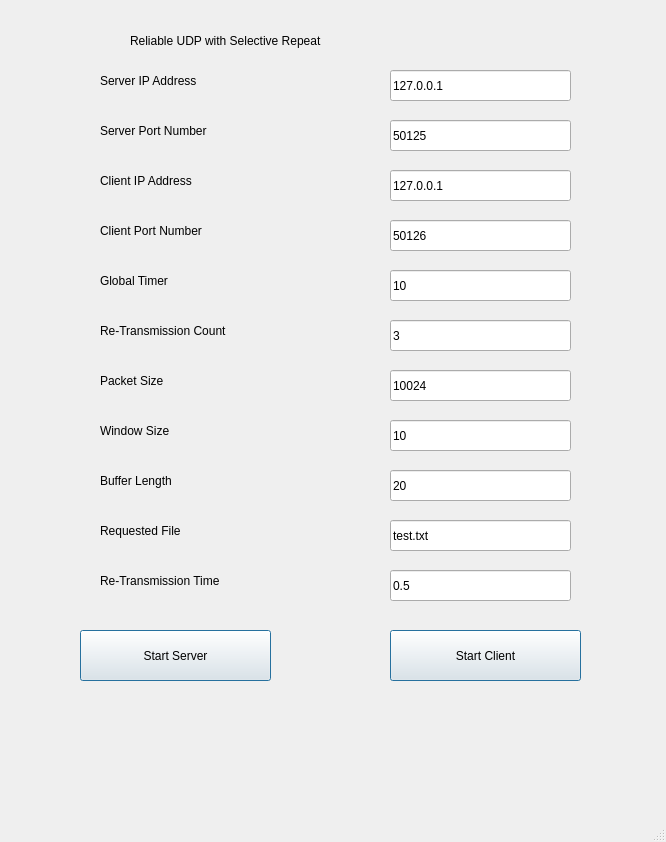
<?xml version="1.0" encoding="UTF-8"?>
<ui version="4.0">
    <class>RUDP_SR</class>
    <widget class="QMainWindow" name="RUDP_SR">
    <property name="geometry">
    <rect>
    <x>0</x>
    <y>0</y>
    <width>666</width>
    <height>842</height>
    </rect>
    </property>
    <property name="windowTitle">
    <string>MainWindow</string>
    </property>
    <widget class="QWidget" name="centralwidget">
    <widget class="QLabel" name="label">
    <property name="geometry">
        <rect>
        <x>100</x>
        <y>60</y>
        <width>191</width>
        <height>41</height>
        </rect>
    </property>
    <property name="styleSheet">
        <string notr="true">font: 14pt &quot;MS Shell Dlg 2&quot;;</string>
    </property>
    <property name="text">
        <string>Server IP Address</string>
    </property>
    </widget>
    <widget class="QLabel" name="label_8">
    <property name="geometry">
        <rect>
        <x>100</x>
        <y>160</y>
        <width>191</width>
        <height>41</height>
        </rect>
    </property>
    <property name="styleSheet">
        <string notr="true">font: 14pt &quot;MS Shell Dlg 2&quot;;</string>
    </property>
    <property name="text">
        <string>Client IP Address</string>
    </property>
    </widget>
    <widget class="QLabel" name="label_9">
    <property name="geometry">
        <rect>
        <x>100</x>
        <y>110</y>
        <width>211</width>
        <height>41</height>
        </rect>
    </property>
    <property name="styleSheet">
        <string notr="true">font: 14pt &quot;MS Shell Dlg 2&quot;;</string>
    </property>
    <property name="text">
        <string>Server Port Number</string>
    </property>
    </widget>
    <widget class="QLabel" name="label_10">
    <property name="geometry">
        <rect>
        <x>100</x>
        <y>260</y>
        <width>191</width>
        <height>41</height>
        </rect>
    </property>
    <property name="styleSheet">
        <string notr="true">font: 14pt &quot;MS Shell Dlg 2&quot;;</string>
    </property>
    <property name="text">
        <string>Global Timer</string>
    </property>
    </widget>
    <widget class="QLabel" name="label_11">
    <property name="geometry">
        <rect>
        <x>100</x>
        <y>210</y>
        <width>191</width>
        <height>41</height>
        </rect>
    </property>
    <property name="styleSheet">
        <string notr="true">font: 14pt &quot;MS Shell Dlg 2&quot;;</string>
    </property>
    <property name="text">
        <string>Client Port Number</string>
    </property>
    </widget>
    <widget class="QLabel" name="label_12">
    <property name="geometry">
        <rect>
        <x>100</x>
        <y>410</y>
        <width>191</width>
        <height>41</height>
        </rect>
    </property>
    <property name="styleSheet">
        <string notr="true">font: 14pt &quot;MS Shell Dlg 2&quot;;</string>
    </property>
    <property name="text">
        <string>Window Size</string>
    </property>
    </widget>
    <widget class="QLabel" name="label_13">
    <property name="geometry">
        <rect>
        <x>100</x>
        <y>360</y>
        <width>191</width>
        <height>41</height>
        </rect>
    </property>
    <property name="styleSheet">
        <string notr="true">font: 14pt &quot;MS Shell Dlg 2&quot;;</string>
    </property>
    <property name="text">
        <string>Packet Size</string>
    </property>
    </widget>
    <widget class="QLabel" name="label_14">
    <property name="geometry">
        <rect>
        <x>100</x>
        <y>310</y>
        <width>241</width>
        <height>41</height>
        </rect>
    </property>
    <property name="styleSheet">
        <string notr="true">font: 14pt &quot;MS Shell Dlg 2&quot;;</string>
    </property>
    <property name="text">
        <string>Re-Transmission Count</string>
    </property>
    </widget>
    <widget class="QLabel" name="label_15">
    <property name="geometry">
        <rect>
        <x>100</x>
        <y>510</y>
        <width>191</width>
        <height>41</height>
        </rect>
    </property>
    <property name="styleSheet">
        <string notr="true">font: 14pt &quot;MS Shell Dlg 2&quot;;</string>
    </property>
    <property name="text">
        <string>Requested File</string>
    </property>
    </widget>
    <widget class="QLabel" name="label_16">
    <property name="geometry">
        <rect>
        <x>100</x>
        <y>460</y>
        <width>191</width>
        <height>41</height>
        </rect>
    </property>
    <property name="styleSheet">
        <string notr="true">font: 14pt &quot;MS Shell Dlg 2&quot;;</string>
    </property>
    <property name="text">
        <string>Buffer Length</string>
    </property>
    </widget>
    <widget class="QLineEdit" name="server_ip">
    <property name="geometry">
        <rect>
        <x>390</x>
        <y>70</y>
        <width>181</width>
        <height>31</height>
        </rect>
    </property>
    <property name="text">
        <string>127.0.0.1</string>
    </property>
    </widget>
    <widget class="QLineEdit" name="server_port">
    <property name="geometry">
        <rect>
        <x>390</x>
        <y>120</y>
        <width>181</width>
        <height>31</height>
        </rect>
    </property>
    <property name="text">
        <string>50125</string>
    </property>
    </widget>
    <widget class="QLineEdit" name="client_ip">
    <property name="geometry">
        <rect>
        <x>390</x>
        <y>170</y>
        <width>181</width>
        <height>31</height>
        </rect>
    </property>
    <property name="text">
        <string>127.0.0.1</string>
    </property>
    </widget>
    <widget class="QLineEdit" name="req_file">
    <property name="geometry">
        <rect>
        <x>390</x>
        <y>520</y>
        <width>181</width>
        <height>31</height>
        </rect>
    </property>
    <property name="text">
        <string>test.txt</string>
    </property>
    </widget>
    <widget class="QLineEdit" name="buffer_len">
    <property name="geometry">
        <rect>
        <x>390</x>
        <y>470</y>
        <width>181</width>
        <height>31</height>
        </rect>
    </property>
    <property name="text">
        <string>20</string>
    </property>
    </widget>
    <widget class="QLineEdit" name="window_size">
    <property name="geometry">
        <rect>
        <x>390</x>
        <y>420</y>
        <width>181</width>
        <height>31</height>
        </rect>
    </property>
    <property name="text">
        <string>10</string>
    </property>
    </widget>
    <widget class="QLineEdit" name="packet_size">
    <property name="geometry">
        <rect>
        <x>390</x>
        <y>370</y>
        <width>181</width>
        <height>31</height>
        </rect>
    </property>
    <property name="text">
        <string>10024</string>
    </property>
    </widget>
    <widget class="QLineEdit" name="retrans_count">
    <property name="geometry">
        <rect>
        <x>390</x>
        <y>320</y>
        <width>181</width>
        <height>31</height>
        </rect>
    </property>
    <property name="text">
        <string>3</string>
    </property>
    </widget>
    <widget class="QLineEdit" name="global_timer">
    <property name="geometry">
        <rect>
        <x>390</x>
        <y>270</y>
        <width>181</width>
        <height>31</height>
        </rect>
    </property>
    <property name="text">
        <string>10</string>
    </property>
    </widget>
    <widget class="QLineEdit" name="client_port">
    <property name="geometry">
        <rect>
        <x>390</x>
        <y>220</y>
        <width>181</width>
        <height>31</height>
        </rect>
    </property>
    <property name="text">
        <string>50126</string>
    </property>
    </widget>
    <widget class="QPushButton" name="server_button">
    <property name="geometry">
        <rect>
        <x>80</x>
        <y>630</y>
        <width>191</width>
        <height>51</height>
        </rect>
    </property>
    <property name="styleSheet">
        <string notr="true">font: 14pt &quot;MS Shell Dlg 2&quot;;</string>
    </property>
    <property name="text">
        <string>Start Server</string>
    </property>
    <property name="autoDefault">
        <bool>true</bool>
    </property>
    <property name="default">
        <bool>true</bool>
    </property>
    </widget>
    <widget class="QLabel" name="label_2">
    <property name="geometry">
        <rect>
        <x>130</x>
        <y>20</y>
        <width>431</width>
        <height>41</height>
        </rect>
    </property>
    <property name="styleSheet">
        <string notr="true">font: 16pt &quot;Myanmar Text&quot;;</string>
    </property>
    <property name="text">
        <string>Reliable UDP with Selective Repeat</string>
    </property>
    </widget>
    <widget class="QPushButton" name="client_button">
    <property name="geometry">
        <rect>
        <x>390</x>
        <y>630</y>
        <width>191</width>
        <height>51</height>
        </rect>
    </property>
    <property name="styleSheet">
        <string notr="true">font: 14pt &quot;MS Shell Dlg 2&quot;;</string>
    </property>
    <property name="text">
        <string>Start Client</string>
    </property>
    <property name="autoDefault">
        <bool>true</bool>
    </property>
    <property name="default">
        <bool>true</bool>
    </property>
    </widget>
    <widget class="QLabel" name="label_17">
    <property name="geometry">
        <rect>
        <x>100</x>
        <y>560</y>
        <width>241</width>
        <height>41</height>
        </rect>
    </property>
    <property name="styleSheet">
        <string notr="true">font: 14pt &quot;MS Shell Dlg 2&quot;;</string>
    </property>
    <property name="text">
        <string>Re-Transmission Time</string>
    </property>
    </widget>
    <widget class="QLineEdit" name="reTransTime">
    <property name="geometry">
        <rect>
        <x>390</x>
        <y>570</y>
        <width>181</width>
        <height>31</height>
        </rect>
    </property>
    <property name="text">
        <string>0.5</string>
    </property>
    </widget>
    <widget class="QLabel" name="result_label">
    <property name="geometry">
        <rect>
        <x>180</x>
        <y>700</y>
        <width>301</width>
        <height>81</height>
        </rect>
    </property>
    <property name="styleSheet">
        <string notr="true">font: 12pt &quot;MS Shell Dlg 2&quot;;</string>
    </property>
    <property name="text">
        <string/>
    </property>
    </widget>
    </widget>
    <widget class="QMenuBar" name="menubar">
    <property name="geometry">
    <rect>
        <x>0</x>
        <y>0</y>
        <width>666</width>
        <height>26</height>
    </rect>
    </property>
    </widget>
    <widget class="QStatusBar" name="statusbar"/>
    </widget>
    <tabstops>
    <tabstop>server_ip</tabstop>
    <tabstop>server_port</tabstop>
    <tabstop>client_ip</tabstop>
    <tabstop>client_port</tabstop>
    <tabstop>global_timer</tabstop>
    <tabstop>retrans_count</tabstop>
    <tabstop>packet_size</tabstop>
    <tabstop>window_size</tabstop>
    <tabstop>buffer_len</tabstop>
    <tabstop>req_file</tabstop>
    <tabstop>server_button</tabstop>
    </tabstops>
    <resources/>
    <connections/>
</ui>
